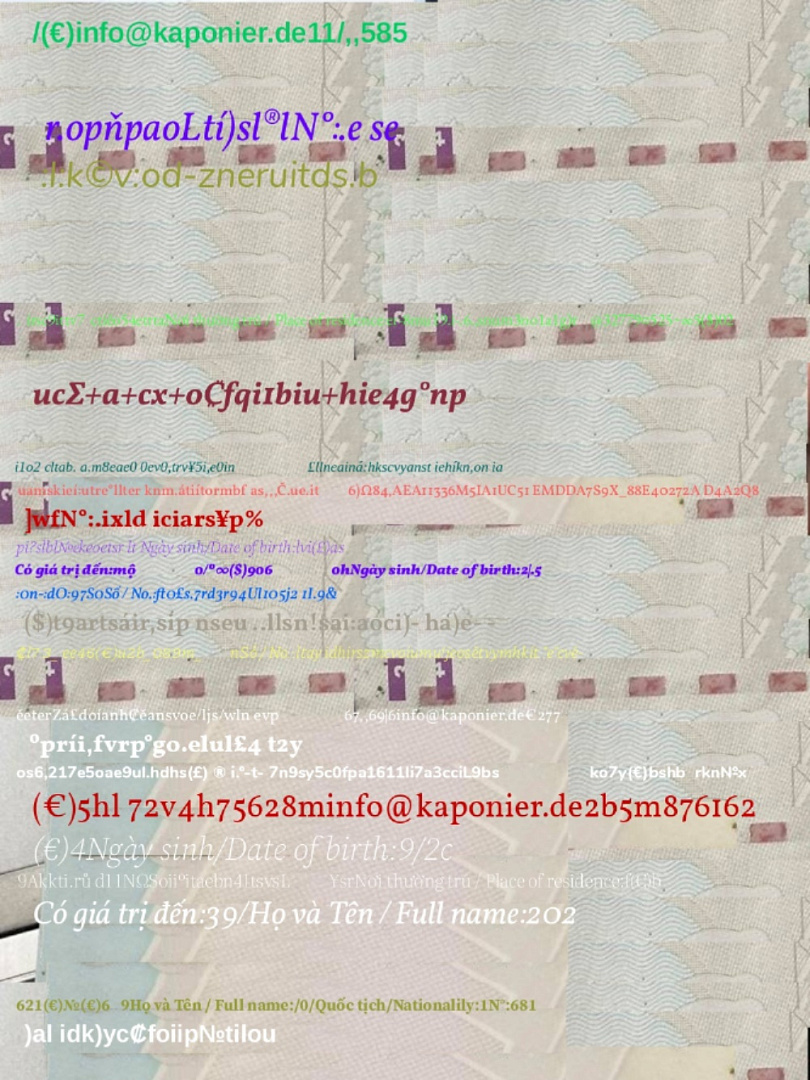
#> input picture special.jpg, 810 x 1080 px
$ jupyter execute 'kiệt.ipynb'
#> lines starting #> are read from the running program, lines starting #| are printed output that depends on the picture; after the words box and inside, x2 and y2 are one past the last pixel; in counts of white or black regions, pixels touching at a corner belong together
[cell 1]
from PIL import Image, ImageDraw, ImageFont
import numpy as np
import pandas as pd
import cv2
from matplotlib import pyplot as plt
from pylab import imread
from skimage.color import rgb2gray
import math

[cell 2]
def imshows(ImageData, LabelData, rows, cols, gridType = False):
  # Convert ImageData and LabelData to List
  from matplotlib import pyplot as plt
  ImageArray = list(ImageData)
  LabelArray = list(LabelData)
  if(rows == 1 & cols == 1):
    fig = plt.figure(figsize=(20,20))
  else:
    fig = plt.figure(figsize=(cols*8,rows*5))

  for i in range(1, cols * rows + 1):
      fig.add_subplot(rows, cols, i)
      image = ImageArray[i - 1]
      # If the channel number is less than 3, we display as grayscale image
      # otherwise, we display as color image
      if (len(image.shape) < 3):
          plt.imshow(image, plt.cm.gray)
          plt.grid(gridType)
      else:
          plt.imshow(image)
          plt.grid(gridType)
      plt.title(LabelArray[i - 1])
  plt.show()

def ShowThreeImages(IM1, IM2, IM3):
    imshows([IM1, IM2, IM3], ["Image 1","Image 2", "Image 3"], 1, 3)
def ShowTwoImages(IM1, IM2):
    imshows([IM1, IM2], ["Image 1","Image 2"], 1, 2)
def ShowOneImage(IM):
    imshows([IM], ["Image"], 1, 1)
def ShowListImages(listImage, row, col):
    listCaption = []
    for i in range(len(listImage)):
        listCaption.append(str(i))
    imshows(listImage,listCaption,row,col)

fix from here

[cell 3]
# Đọc ảnh
image = cv2.imread("special.jpg", cv2.IMREAD_UNCHANGED)
#> image is the input picture: shape (1080, 810, 3); mean B, G, R 186.9, 194.6, 200.1
image_gray = cv2.cvtColor(image, cv2.COLOR_BGR2GRAY)
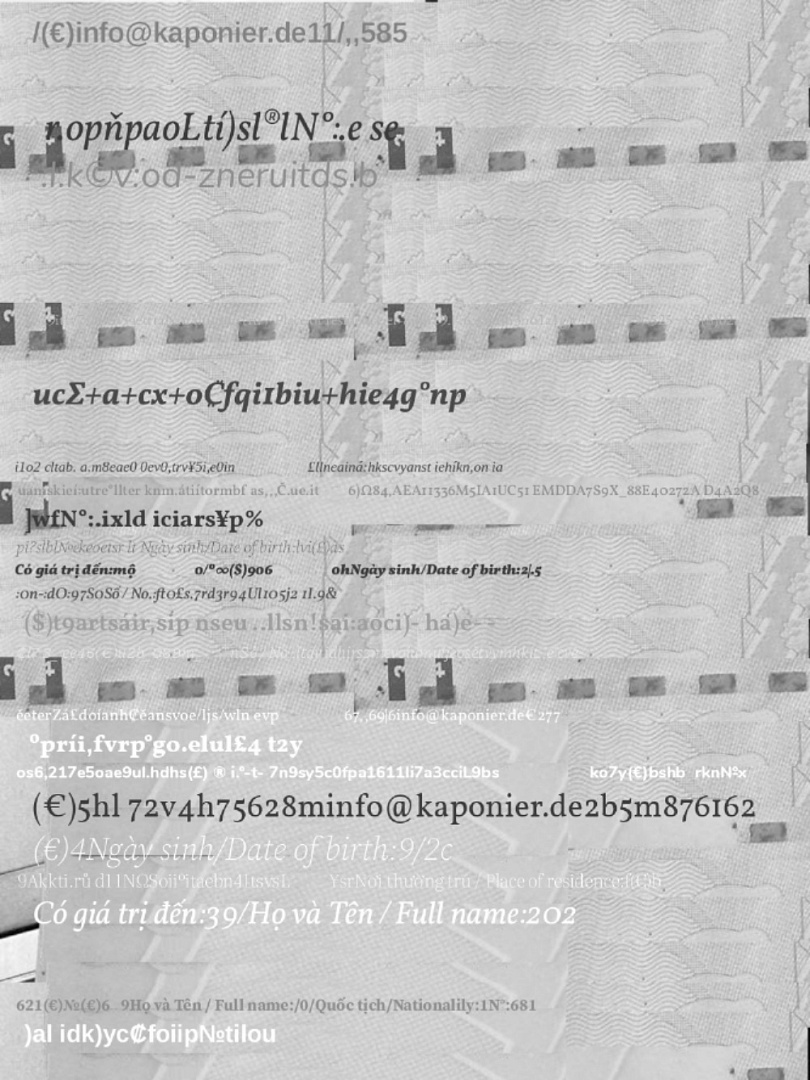
#> image_gray: shape (1080, 810); min 0, max 255, mean 195.4
# Lấy kích thước ảnh
(h, w) = image_gray.shape
#> h = 1080; w = 810
print(h, w)
#| 1080 810

[cell 4]
# Tạo nền theo kích thước được cho
height, width = h, w
#> height = 1080; width = 810
image_bg = Image.new('RGB', (width, height), color='white')
#> image_bg: PIL image 810x1080 RGB; every value is 255
image_bg.save("sample1.png")

[cell 5]
from PIL import Image, ImageDraw, ImageFont

background_image = Image.open("sample1.png")
width, height = background_image.size

text_image = Image.new("RGBA", (width, height), (0, 0, 0, 0))
#> text_image: PIL image 810x1080 RGBA; every value is 0
draw = ImageDraw.Draw(text_image)

font = ImageFont.truetype("arial.ttf", 40)
text = "test font"
text_width = draw.textlength(text, font=font)
#> text_width = 169.1
text_height = font.size

x = (width - text_width) / 2 - text_width * 0.05
#> x = 312
y = (height - text_height) / 2
#> y = 520
# Draw text before rotation
draw.text((x, y), text, font=font, fill=(0, 0, 0, 255))

rotated_text_image = text_image.rotate(45, expand=True, fillcolor="white")

rot_width, rot_height = rotated_text_image.size
#> rot_width = 1338; rot_height = 1338
center_x = (width - rot_width) // 2
#> center_x = -264
center_y = (height - rot_height) // 2
#> center_y = -129

background_image.paste(rotated_text_image, (center_x, center_y), mask=rotated_text_image)


background_image.save("new_img.jpg")

[cell 6]
# Đọc ảnh và chuyển sang ảnh xám
image = cv2.imread('new_img.jpg', cv2.IMREAD_GRAYSCALE)
#> image: shape (1080, 810); min 0, max 255, mean 254.6
_, binary = cv2.threshold(image, 127, 255, cv2.THRESH_BINARY_INV)
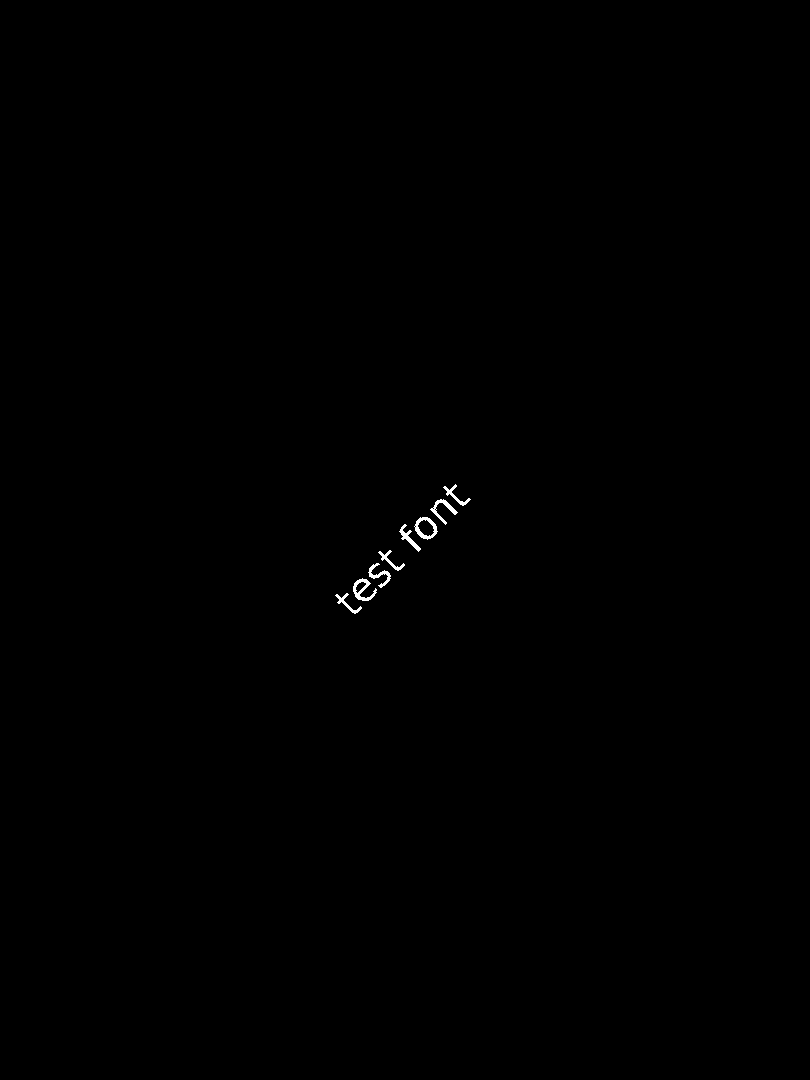
#> binary: shape (1080, 810); 0.15% white; 8 white regions
contours, _ = cv2.findContours(binary, cv2.RETR_EXTERNAL, cv2.CHAIN_APPROX_SIMPLE)
#> contours = 8 contours; box (x1, y1, x2, y2) and area: (414, 517, 438, 540) 354, (353, 578, 377, 601) 234, (430, 499, 458, 525) 144, (399, 524, 421, 552) 126, (368, 563, 391, 588) 125, (443, 484, 471, 506) 100, (335, 593, 362, 614) 96, (378, 550, 405, 571) 96
image_color = cv2.imread('new_img.jpg')
#> image_color: shape (1080, 810, 3); min 0, max 255, mean 254.6
ShowOneImage(image_color)
#> in imshows, `ImageArray = list(ImageData)`: ImageArray = 1 item

[cell 7]
all_contours = np.vstack(contours)
#> all_contours = contour of 269 points, box (x1, y1, x2, y2) (335, 484, 471, 614), area 1054

# Bounding box hình chữ nhật nghiêng cho toàn bộ các contours
rect = cv2.minAreaRect(all_contours)
#> rect = ((400.8, 547.8), (166.9, 28.99), -45)
box = cv2.boxPoints(rect)
#> box = [[352, 617], [331.5, 596.5], [449.5, 478.5], [470, 499]]
box = np.int32(box)  # Ép kiểu về số nguyên
#> box = [[352, 617], [331, 596], [449, 478], [470, 499]]

# Vẽ khung hình chữ nhật nghiêng lên ảnh
cv2.drawContours(image_color, [box], 0, (0, 255, 0), 2)  # Màu xanh lá cây
#> image_color: shape (1080, 810, 3); mean B, G, R 254.2, 254.6, 254.2

image_bg = cv2.imread("special.jpg", cv2.IMREAD_UNCHANGED)
cv2.drawContours(image_bg, [box], 0, (0, 255, 0), 2)  # Màu xanh lá cây
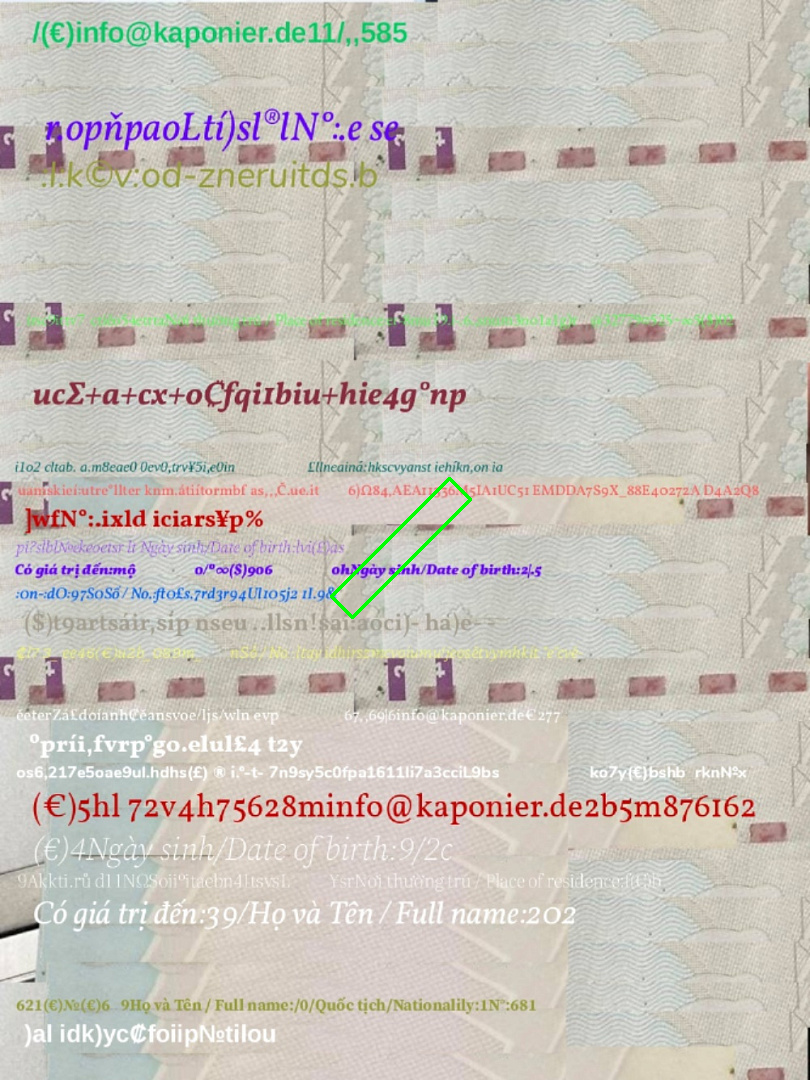
#> image_bg: shape (1080, 810, 3); 0.16% of pixels changed, all inside (x1, y1, x2, y2) = (330, 477, 472, 619)

# Lưu và hiển thị ảnh kết quả
cv2.imwrite('sample1_bb.png', image_color)
cv2.imwrite('test1.png', image_bg)
#> Out = True

[cell 8]
from PIL import Image, ImageDraw, ImageFont

# Tải hình nền
background_image = Image.open("test1.png")  # Thay đổi thành đường dẫn đến hình nền của bạn

# Tạo đối tượng ImageDraw
draw = ImageDraw.Draw(background_image)

# Tính toán bounding box của văn bản
bbox = draw.textbbox((0, 0), text, font=font)
#> bbox = (0, 8, 169, 38)

# Vẽ văn bản vào hình nền
draw.text(box[0], text, font=font, fill=(0, 0, 0))

# Hiển thị hình ảnh
background_image.show()
background_image.save("result2.png")  # Lưu kết quả

chỉ sửa cell trên

[cell 9]
print(box[0])
#| [352 617]
print(box[1])
#| [331 596]
print(box[2])
#| [449 478]
print(box[3])
#| [470 499]
x0, y0 = box [0]
#> x0 = 352; y0 = 617
x2, y2 = box [2]
#> x2 = 449; y2 = 478
width = box[2] - box[0]
#> width = [97, -139]
height = box[3] - box[1]
#> height = [139, -97]
print(x0, y0, x2, y2)
#| 352 617 449 478
print(width, height)
#| [  97 -139] [139 -97]

[cell 10]
x0, y0 = box [0]
x1, y1 = box [1]
#> x1 = 331; y1 = 596

print(x1-x0)
#| -21

[cell 11]
x2, y2 = box [2]
x3, y3 = box [3]
#> x3 = 470; y3 = 499

print(x3-x2)
#| 21

[cell 12]
for x in range(4):
  print(box[x])
#> this loop made 4 passes
#| [352 617]
#| [331 596]
#| [449 478]
#| [470 499]

[cell 13]
def find_min_max(box):
    # Khởi tạo các giá trị lớn nhất và nhỏ nhất ban đầu từ phần tử đầu tiên
    x_min, y_min = box[0]
#> x_min = 352; y_min = 617
    x_max, y_max = box[0]
#> x_max = 352; y_max = 617

    # Duyệt qua các phần tử còn lại trong danh sách
    for x, y in box:
        # Cập nhật x_min và x_max
        if x < x_min:
            x_min = x
        if x > x_max:
            x_max = x

        # Cập nhật y_min và y_max
        if y < y_min:
            y_min = y
        if y > y_max:
            y_max = y
#> this loop made 4 passes
#> (x, y, x_min, y_min) on pass 2: (331, 596, 331, 596)
#> (x, y, x_max, y_min) on pass 3: (449, 478, 449, 478)
#> after the loop, x_max = 470; x_min = 331; y_max = 617; y_min = 478

    return x_min, x_max, y_min, y_max

# Ví dụ box[a] trong range(4) với các giá trị trả về là các cặp (x, y)

# Gọi hàm để tìm các giá trị min và max
x_min, x_max, y_min, y_max = find_min_max(box)
#> x_min = 331; x_max = 470; y_min = 478; y_max = 617

# In kết quả
print(f"x_min: {x_min}, x_max: {x_max}, y_min: {y_min}, y_max: {y_max}")
#| x_min: 331, x_max: 470, y_min: 478, y_max: 617

[cell 14]
top_left = (x_min, y_min)
#> top_left = (331, 478)
bottom_right = (x_max, y_max)
#> bottom_right = (470, 617)
cv2.rectangle(image_color, top_left, bottom_right, (0, 255, 0), 2)
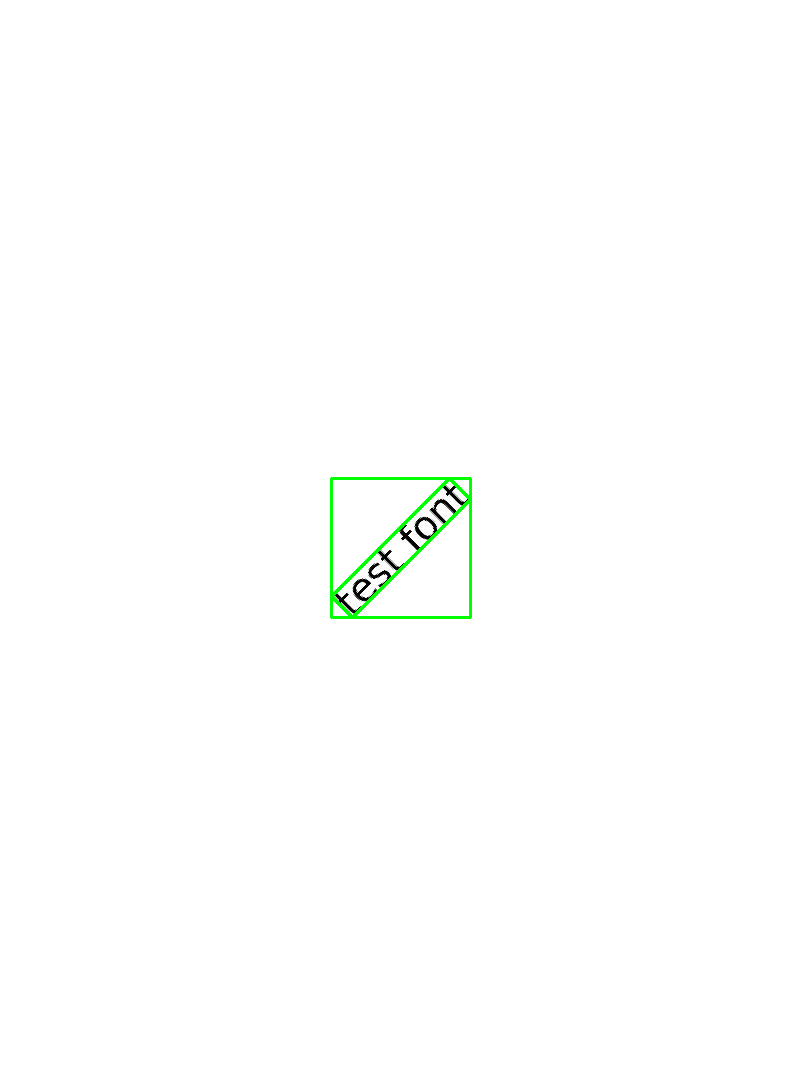
#> image_color: shape (1080, 810, 3); mean B, G, R 253.8, 254.6, 253.8
ShowOneImage(image_color)

[cell 15]
# Đọc ảnh
image_bg = cv2.imread("special.jpg", cv2.IMREAD_UNCHANGED)

box_color = (0, 255, 0)
thickness = 1

# Vẽ hình chữ nhật (bounding box) lên hình nền
cv2.rectangle(image_bg, top_left, bottom_right, box_color, thickness)
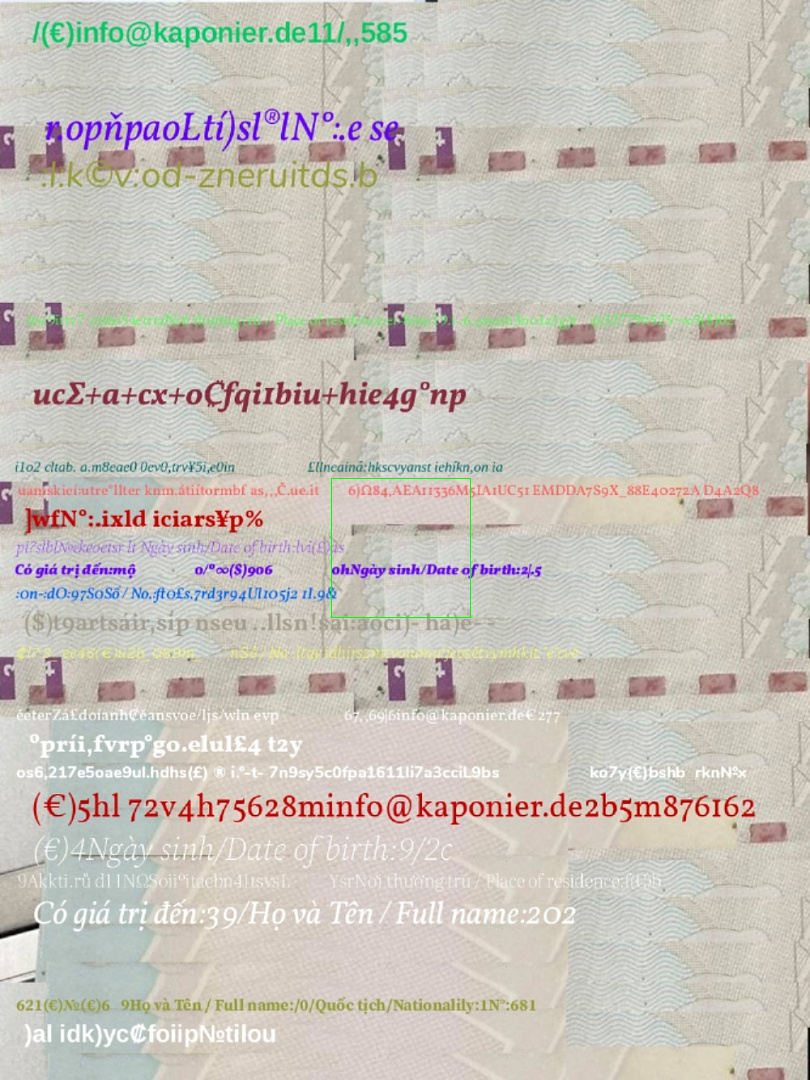
#> image_bg: shape (1080, 810, 3); 0.06% of pixels changed, all inside (x1, y1, x2, y2) = (331, 478, 471, 618)

print(x,y, width, height)
#| 3 520.0 [  97 -139] [139 -97]

# Hiển thị hình ảnh kết quả
plt.imshow(image_bg)
cv2.imwrite('bb_result_2.jpg',image_bg)
#> Out = True

[cell 16]
width = box[2] - box[0]
height = box[3] - box[1]
print(width, height)
#| [  97 -139] [139 -97]
